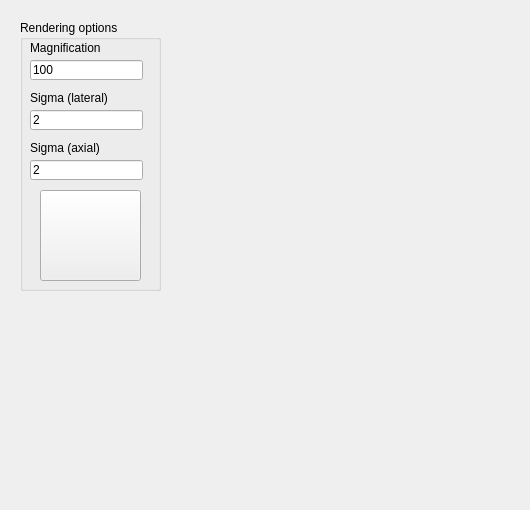
    <widget class="QWidget" name="rendertab">
     <attribute name="title">
      <string>Rendering</string>
     </attribute>
     <widget class="QWidget" name="verticalLayoutWidget_5">
      <property name="geometry">
       <rect>
        <x>190</x>
        <y>20</y>
        <width>331</width>
        <height>231</height>
       </rect>
      </property>
      <layout class="QVBoxLayout" name="renderlayout"/>
     </widget>
     <widget class="QGroupBox" name="groupBox_4">
      <property name="geometry">
       <rect>
        <x>20</x>
        <y>20</y>
        <width>141</width>
        <height>271</height>
       </rect>
      </property>
      <property name="title">
       <string>Rendering options</string>
      </property>
      <widget class="QLineEdit" name="lineEdit_mag">
       <property name="geometry">
        <rect>
         <x>10</x>
         <y>40</y>
         <width>113</width>
         <height>20</height>
        </rect>
       </property>
       <property name="text">
        <string>100</string>
       </property>
      </widget>
      <widget class="QLineEdit" name="lineEdit_sigmalat">
       <property name="geometry">
        <rect>
         <x>10</x>
         <y>90</y>
         <width>113</width>
         <height>20</height>
        </rect>
       </property>
       <property name="text">
        <string>2</string>
       </property>
      </widget>
      <widget class="QLineEdit" name="lineEdit_sigmaax">
       <property name="geometry">
        <rect>
         <x>10</x>
         <y>140</y>
         <width>113</width>
         <height>20</height>
        </rect>
       </property>
       <property name="text">
        <string>2</string>
       </property>
      </widget>
      <widget class="QLabel" name="label_6">
       <property name="geometry">
        <rect>
         <x>10</x>
         <y>20</y>
         <width>71</width>
         <height>16</height>
        </rect>
       </property>
       <property name="text">
        <string>Magnification</string>
       </property>
      </widget>
      <widget class="QLabel" name="label_7">
       <property name="geometry">
        <rect>
         <x>10</x>
         <y>70</y>
         <width>81</width>
         <height>16</height>
        </rect>
       </property>
       <property name="text">
        <string>Sigma (lateral)</string>
       </property>
      </widget>
      <widget class="QLabel" name="label_8">
       <property name="geometry">
        <rect>
         <x>10</x>
         <y>120</y>
         <width>71</width>
         <height>16</height>
        </rect>
       </property>
       <property name="text">
        <string>Sigma (axial)</string>
       </property>
      </widget>
      <widget class="QPushButton" name="pushButton_render">
       <property name="geometry">
        <rect>
         <x>20</x>
         <y>170</y>
         <width>101</width>
         <height>91</height>
        </rect>
       </property>
       <property name="text">
        <string/>
       </property>
       <property name="icon">
        <iconset>
         <normaloff>render_button.jpg</normaloff>render_button.jpg</iconset>
       </property>
       <property name="iconSize">
        <size>
         <width>80</width>
         <height>80</height>
        </size>
       </property>
      </widget>
     </widget>
     <widget class="QWidget" name="verticalLayoutWidget_6">
      <property name="geometry">
       <rect>
        <x>190</x>
        <y>270</y>
        <width>331</width>
        <height>231</height>
       </rect>
      </property>
      <layout class="QVBoxLayout" name="renderlayout_2"/>
     </widget>
    </widget>
